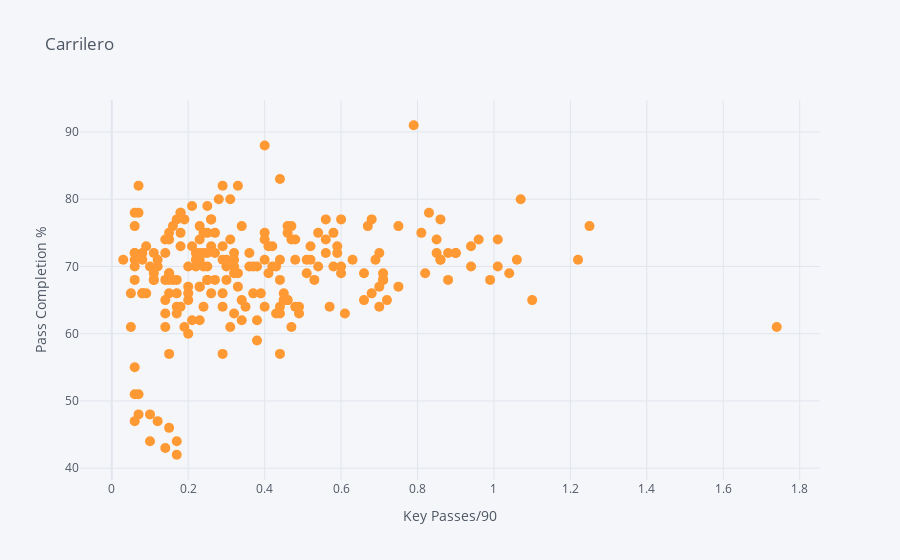

Notebook code cell kept with this figure:
### Code cell
df1.iplot(kind='scatter',x='K Ps/90',y='Pas %',
           mode='markers',text='Name',size=10,
          xTitle='Key Passes/90',yTitle='Pass Completion %',title='Carrilero')

### Figure 1 — Plotly figure (JSON) as saved in the notebook; plotly's stock layout.template omitted (floating-point values rounded to 4 significant figures; data arrays with more than 128 entries replaced by an {"elided": "..."} marker saying what was removed)
{"data": [{"line": {"color": "rgba(255, 153, 51, 1.0)", "dash": "solid", "shape": "linear", "width": 1.3}, "marker": {"size": 10, "symbol": "circle"}, "mode": "markers", "name": "Pas %", "text": {"elided": "272 str values"}, "type": "scatter", "x": {"elided": "272 str values"}, "y": {"elided": "272 str values"}}], "layout": {"legend": {"bgcolor": "#F5F6F9", "font": {"color": "#4D5663"}}, "paper_bgcolor": "#F5F6F9", "plot_bgcolor": "#F5F6F9", "title": {"font": {"color": "#4D5663"}, "text": "Carrilero"}, "xaxis": {"gridcolor": "#E1E5ED", "showgrid": true, "tickfont": {"color": "#4D5663"}, "title": {"font": {"color": "#4D5663"}, "text": "Key Passes/90"}, "zerolinecolor": "#E1E5ED"}, "yaxis": {"gridcolor": "#E1E5ED", "showgrid": true, "tickfont": {"color": "#4D5663"}, "title": {"font": {"color": "#4D5663"}, "text": "Pass Completion %"}, "zerolinecolor": "#E1E5ED"}}}
